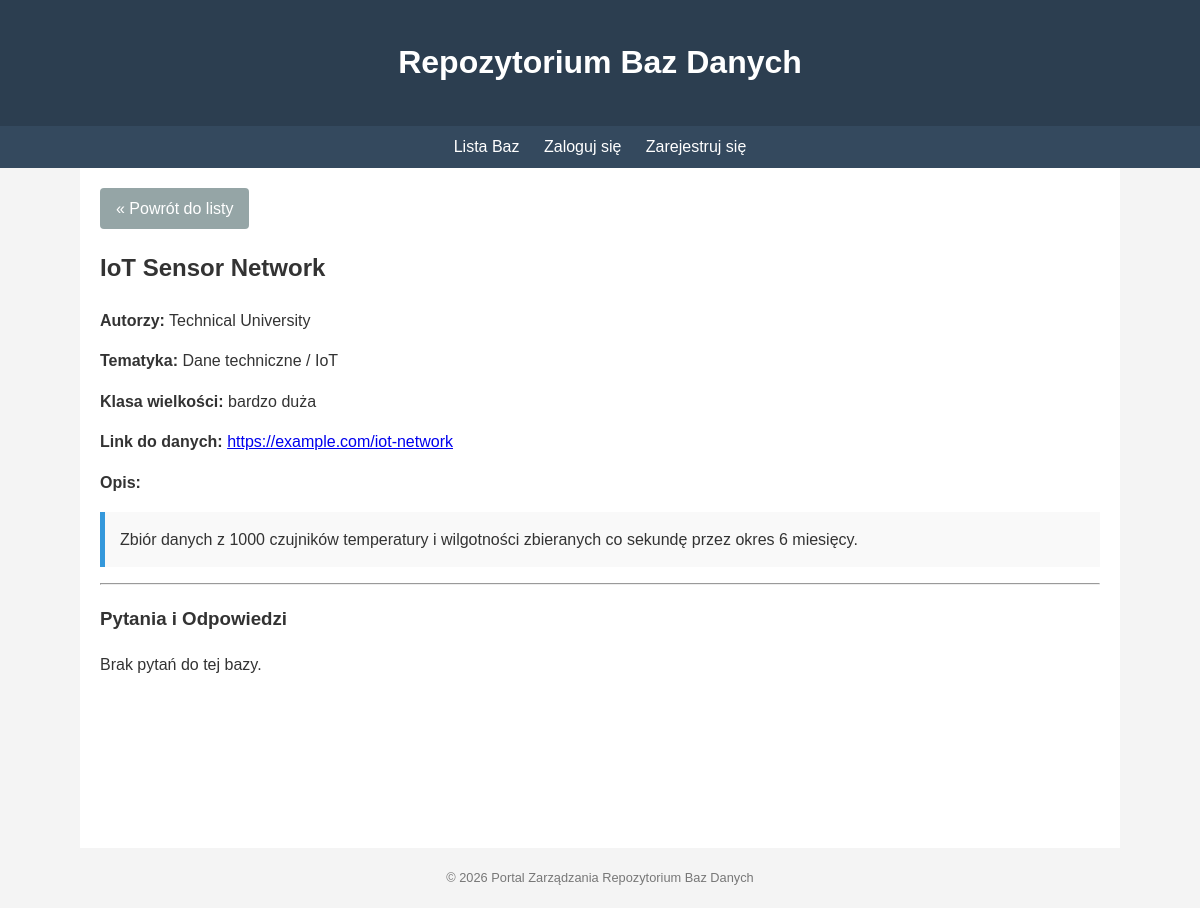
Page /repository/3/ on the committed database.
### repository/models.py (models this page shows, shortened)
class DatabaseSample(models.Model):
    SIZE_CHOICES = [
        ('small', 'mała'),
        ('medium', 'średnia'),
        ('large', 'duża'),
        ('very_large', 'bardzo duża'),
    ]
    name = models.CharField(max_length=255, verbose_name="Nazwa")
    author = models.CharField(max_length=255, verbose_name="Autorzy")
    topic = models.CharField(max_length=255, verbose_name="Tematyka")
    size_class = models.CharField(max_length=20, choices=SIZE_CHOICES, verbose_name="Klasa wielkości")
    download_link = models.URLField(verbose_name="Link do danych")
    description = models.TextField(max_length=2000, verbose_name="Opis")
    owner = models.ForeignKey(User, on_delete=models.CASCADE, null=True, blank=True, verbose_name="Właściciel")
    complexity = models.PositiveIntegerField(verbose_name="Skomplikowanie (liczba tabel)", null=True, blank=True)
    schema_image = models.ImageField(upload_to='schemas/', null=True, blank=True, verbose_name="Schemat (obraz)")
    ddl_file = models.FileField(upload_to='ddl/', null=True, blank=True, verbose_name="Skrypt DDL")
    created_at = models.DateTimeField(auto_now_add=True)
    updated_at = models.DateTimeField(auto_now=True)
    class Meta:
        verbose_name = "Próbka Bazy Danych"
        verbose_name_plural = "Próbki Baz Danych"
        ordering = ['name']

### repository/views.py (the view)
# urls.py: path('<int:pk>/', views.DatabaseDetailView.as_view(), name='detail'),
class DatabaseDetailView(DetailView):
    model = DatabaseSample
    template_name = 'repository/detail.html'
    context_object_name = 'db'

### templates/repository/detail.html (shortened to what this page needs)
{% extends "base.html" %}
{% block content %}
    <div style="margin-bottom: 20px;">
        <a href="{% url 'repository:list' %}" class="btn btn-secondary">&laquo; Powrót do listy</a>
    </div>
    <h2>{{ db.name }}</h2>
    <div class="form-group">
        <strong>Autorzy:</strong> {{ db.author }}
    </div>
    <div class="form-group">
        <strong>Tematyka:</strong> {{ db.topic }}
    </div>
    <div class="form-group">
        <strong>Klasa wielkości:</strong> {{ db.get_size_class_display }}
    </div>
    <div class="form-group">
        <strong>Link do danych:</strong> <a href="{{ db.download_link }}" target="_blank">{{ db.download_link }}</a>
    </div>
    <div class="form-group">
        <strong>Opis:</strong>
        <p style="white-space: pre-wrap; background: #f9f9f9; padding: 15px; border-left: 5px solid #3498db;">{{ db.description }}</p>
    </div>
    <hr>
    <h3>Pytania i Odpowiedzi</h3>
    <div class="qa-section">
        {% for question in db.questions.all %}
            <div class="question" style="background: #eef; padding: 10px; margin-bottom: 10px; border-radius: 5px;">
                <strong>{{ question.author }}</strong> ({{ question.created_at|date:"Y-m-d H:i" }}):
                <p>{{ question.content }}</p>
                {% if user == question.author %}
                    <a href="{% url 'repository:question_delete' question.pk %}" class="btn btn-danger btn-sm">Usuń</a>
                {% endif %}
                <div class="answers" style="margin-left: 20px; margin-top: 10px;">
                    {% for answer in question.answers.all %}
                        <div class="answer" style="background: #fff; padding: 10px; margin-bottom: 5px; border-left: 3px solid #3498db;">
                            <strong>{{ answer.author }}</strong> ({{ answer.created_at|date:"Y-m-d H:i" }}):
                            <p>{{ answer.content }}</p>
                            {% if user == answer.author %}
                                <a href="{% url 'repository:answer_delete' answer.pk %}" class="btn btn-danger btn-sm">Usuń</a>
                            {% endif %}
                        </div>
                    {% endfor %}
                    {% if user == db.owner %}
                        <a href="{% url 'repository:answer_add' question.pk %}" class="btn btn-secondary btn-sm">Odpowiedz</a>
                    {% endif %}
                </div>
            </div>
        {% empty %}
            <p>Brak pytań do tej bazy.</p>
        {% endfor %}
    </div>
{% endblock %}

### templates/base.html (style rules this page uses)
body { font-family: sans-serif; line-height: 1.6; margin: 0; padding: 0; background: #f4f4f4; color: #333; }
.btn { display: inline-block; padding: 8px 16px; background: #3498db; color: #fff; text-decoration: none; border-radius: 4px; }
.btn-secondary { background: #95a5a6; }
.form-group { margin-bottom: 15px; }

### rows in the picture
DatabaseSample: name "IoT Sensor Network", author "Technical University", topic "Dane techniczne / IoT", size_class "bardzo duża", download_link "https://example.com/iot-network", description "Zbiór danych z 1000 czujników temperatury i wilgotności zbieranych co sekundę przez okres 6 miesięcy."
